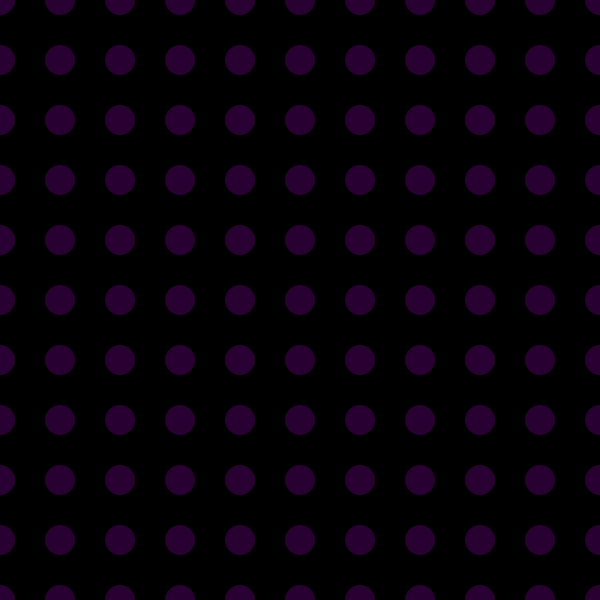
Frame 1 (no input)
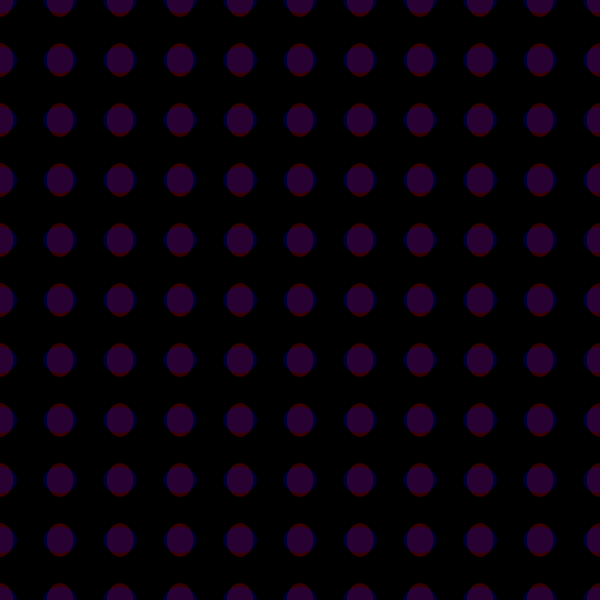
Frame 60 (the mouse pressed at the canvas centre just before this capture)
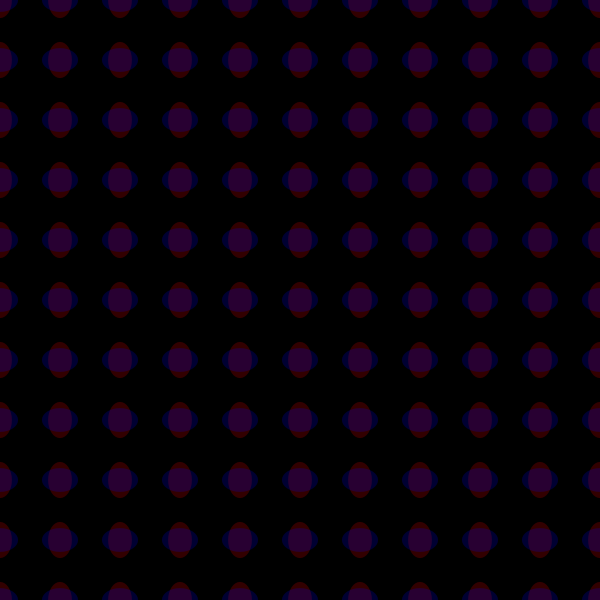
Frame 120 (the mouse held since frame 60 and released just before this capture)

The Processing sketch that drew these frames (run headless with seeded random() and noise(); from frame 60 on, the mouse is pressed at the canvas centre):

// Processing sketch: MainScript
// ── MainScript.pde
float time;
float widthCircle;
float heightCircle;
int nbrCols;
int nbrRows;

CircleGrid red;
CircleGrid blue;

void setup(){
  size(600, 600);
  frameRate(30);
  noStroke();
  
  time = 0;
  nbrCols = 10;
  nbrRows = nbrCols;
  
  widthCircle = width/nbrCols/2;
  heightCircle = height/nbrRows/2;
  
  red = new CircleGrid(1);
  blue = new CircleGrid(-1);
}

void draw(){
  background(0);
  
  red.update(time);
  blue.update(time);
  red.display();
  blue.display();
  
  time += 0.1;
}

// ── CircleGrid.pde
class CircleGrid{
  float widthCell;
  float heightCell;
  float freq;
  
  CircleGrid(float f){
    this.widthCell = widthCircle;
    this.heightCell = heightCircle;
    this.freq = f;
  }
  
  void update(float t){
    this.widthCell = widthCircle * (1 + 1.0/3 * sin(this.freq*t));
    this.heightCell = widthCircle * (1 + 1.0/3 * sin(-this.freq*t));
  }
  
  void display(){
    if(this.freq >= 0){
      fill(255, 0, 0, 50);
    } else {
      fill(0, 0, 255, 50);
    }
    for(int i=0; i<=nbrCols; i++){
      for(int j=0; j<=nbrRows; j++){
       ellipse(i*width/nbrCols, j*height/nbrRows, this.widthCell, this.heightCell);
      }
    }
  }
}
